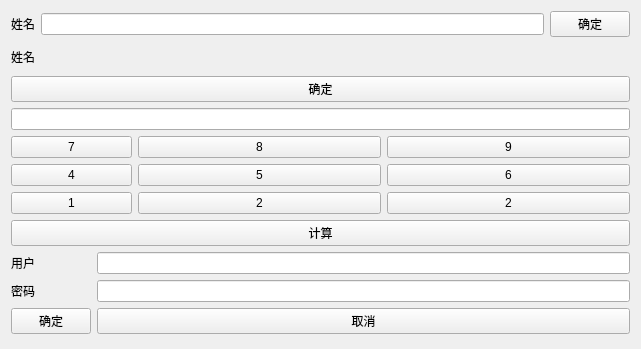
<?xml version="1.0" encoding="UTF-8"?>
<ui version="4.0">
 <class>MainWin</class>
 <widget class="QWidget" name="MainWin">
  <property name="geometry">
   <rect>
    <x>0</x>
    <y>0</y>
    <width>641</width>
    <height>349</height>
   </rect>
  </property>
  <property name="windowTitle">
   <string>水平布局</string>
  </property>
  <layout class="QVBoxLayout" name="verticalLayout_2">
   <item>
    <layout class="QHBoxLayout" name="horizontalLayout">
     <item>
      <widget class="QLabel" name="label">
       <property name="text">
        <string>姓名</string>
       </property>
      </widget>
     </item>
     <item>
      <widget class="QLineEdit" name="lineEdit"/>
     </item>
     <item>
      <widget class="QPushButton" name="pushButton">
       <property name="text">
        <string>确定</string>
       </property>
      </widget>
     </item>
    </layout>
   </item>
   <item>
    <layout class="QVBoxLayout" name="verticalLayout">
     <item>
      <widget class="QLabel" name="label_2">
       <property name="text">
        <string>姓名</string>
       </property>
      </widget>
     </item>
     <item>
      <widget class="QPushButton" name="pushButton_2">
       <property name="text">
        <string>确定</string>
       </property>
      </widget>
     </item>
     <item>
      <widget class="QLineEdit" name="lineEdit_2"/>
     </item>
    </layout>
   </item>
   <item>
    <layout class="QGridLayout" name="gridLayout">
     <item row="2" column="0">
      <widget class="QPushButton" name="pushButton_3">
       <property name="text">
        <string>1</string>
       </property>
      </widget>
     </item>
     <item row="1" column="3" colspan="2">
      <widget class="QPushButton" name="pushButton_6">
       <property name="text">
        <string>6</string>
       </property>
      </widget>
     </item>
     <item row="1" column="0">
      <widget class="QPushButton" name="pushButton_8">
       <property name="text">
        <string>4</string>
       </property>
      </widget>
     </item>
     <item row="1" column="1" colspan="2">
      <widget class="QPushButton" name="pushButton_7">
       <property name="text">
        <string>5</string>
       </property>
      </widget>
     </item>
     <item row="2" column="1" colspan="2">
      <widget class="QPushButton" name="pushButton_10">
       <property name="text">
        <string>2</string>
       </property>
      </widget>
     </item>
     <item row="2" column="3" colspan="2">
      <widget class="QPushButton" name="pushButton_12">
       <property name="text">
        <string>2</string>
       </property>
      </widget>
     </item>
     <item row="0" column="1" colspan="2">
      <widget class="QPushButton" name="pushButton_4">
       <property name="text">
        <string>8</string>
       </property>
      </widget>
     </item>
     <item row="0" column="3" colspan="2">
      <widget class="QPushButton" name="pushButton_11">
       <property name="text">
        <string>9</string>
       </property>
      </widget>
     </item>
     <item row="0" column="0">
      <widget class="QPushButton" name="pushButton_5">
       <property name="text">
        <string>7</string>
       </property>
      </widget>
     </item>
     <item row="3" column="0" colspan="5">
      <widget class="QPushButton" name="pushButton_9">
       <property name="text">
        <string>计算</string>
       </property>
      </widget>
     </item>
    </layout>
   </item>
   <item>
    <layout class="QFormLayout" name="formLayout">
     <item row="0" column="0">
      <widget class="QLabel" name="label_4">
       <property name="text">
        <string>用户</string>
       </property>
      </widget>
     </item>
     <item row="0" column="1">
      <widget class="QLineEdit" name="lineEdit_4"/>
     </item>
     <item row="1" column="0">
      <widget class="QLabel" name="label_3">
       <property name="text">
        <string>密码</string>
       </property>
      </widget>
     </item>
     <item row="1" column="1">
      <widget class="QLineEdit" name="lineEdit_3"/>
     </item>
     <item row="2" column="0">
      <widget class="QPushButton" name="pushButton_13">
       <property name="text">
        <string>确定</string>
       </property>
      </widget>
     </item>
     <item row="2" column="1">
      <widget class="QPushButton" name="pushButton_14">
       <property name="text">
        <string>取消</string>
       </property>
      </widget>
     </item>
    </layout>
   </item>
  </layout>
 </widget>
 <resources/>
 <connections/>
</ui>
